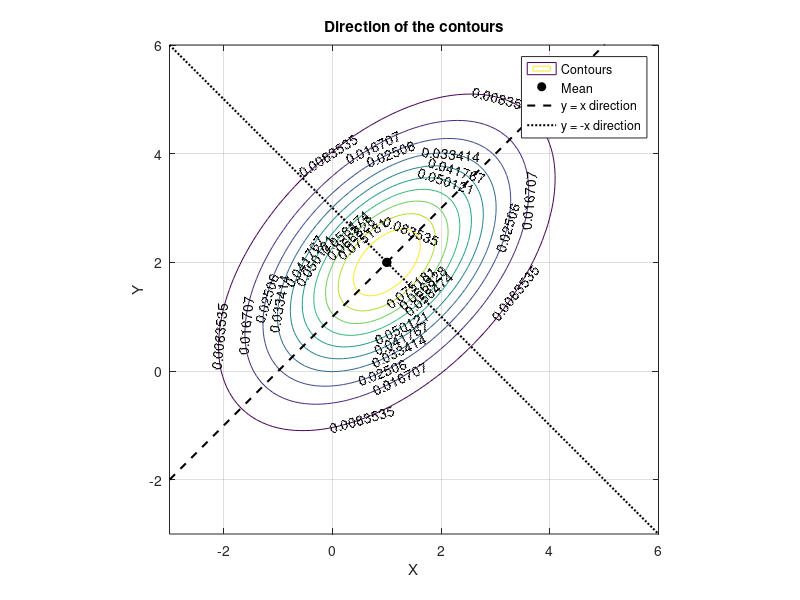
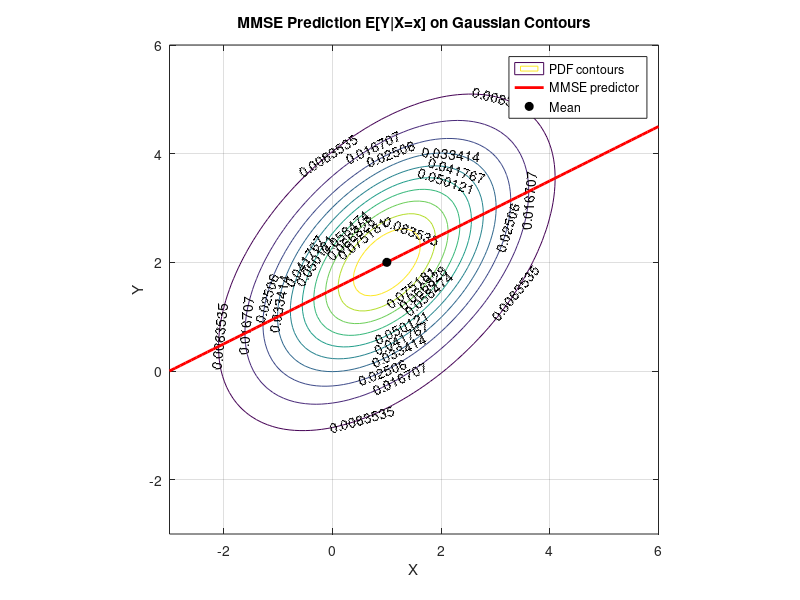

MATLAB code for these plots, in order:
clear; close all; clc;

mu = [1; 2];      % mean vector
C = [2 1; 1 2];   % covariance vector

invC = inv(C);    % Inverse of covariance matrix
detC = det(C);    % Determinant of covariance matrix

%  Create grid for x and y values
x = -3:0.1:6;
y = -3:0.1:6;
Nx = length(x);
Ny = length(y);
pdf = zeros(Nx,Ny);    % Matrix to store PDF values

%  Compute the bivariate Gaussian PDF
%%  f(x,y) = (1/(2π√|C|)) exp(-1/2 (z-μ)^T C⁻¹ (z-μ))

for i = 1:Nx
    for j = 1:Ny
        
        z = [x(i); y(j)];        % Current point
        diff = z - mu;           % Center around the mean
        
        Q = diff' * invC * diff;   % Quadratic form
        
        % Evaluate PDF using the formula above
        pdf(i,j) = (1/(2*pi*sqrt(detC))) * exp(-0.5*Q);
        
    end
end


%% Contours of the joint PDF

figure;

[Cs,H] = contour(x,y,pdf');    % Plot contour lines
clabel(Cs,H);                  % Show contour values
axis square
grid on
xlabel('X')
ylabel('Y')
title('Contours of the Bivariate Gaussian PDF')
hold on
% Mark the mean 
plot(mu(1),mu(2),'ko','MarkerFaceColor','k')
legend('Contours','Mean');

%% Plot eigenvector directions as lines through the mean

% Line y = x (shifted to pass through mean (1,2))
y1 = (x - 1) + 2;
plot(x, y1, 'k--', 'LineWidth', 1.5);

% Line y = -x (shifted to pass through mean (1,2))
y2 = -(x - 1) + 2;
plot(x, y2, 'k:', 'LineWidth', 1.5);

% Mark the mean 
plot(mu(1),mu(2),'ko','MarkerFaceColor','k')
title('Direction of the contours')
legend('Contours','Mean','y = x direction','y = -x direction');
hold off

%% MMSE line 2+0.5(x-1)
yhat = 2 + 0.5*(x - 1);

%% Contours and MMSE predictor

figure;

[Cs,H] = contour(x,y,pdf');
clabel(Cs,H);

axis square
grid on
xlabel('X')
ylabel('Y')
title('MMSE Prediction E[Y|X=x] on Gaussian Contours')
hold on

% Plot MMSE prediction line
plot(x,yhat,'r','LineWidth',2)

% Mark the mean
plot(mu(1),mu(2),'ko','MarkerFaceColor','k')
legend('PDF contours','MMSE predictor','Mean')
hold off
